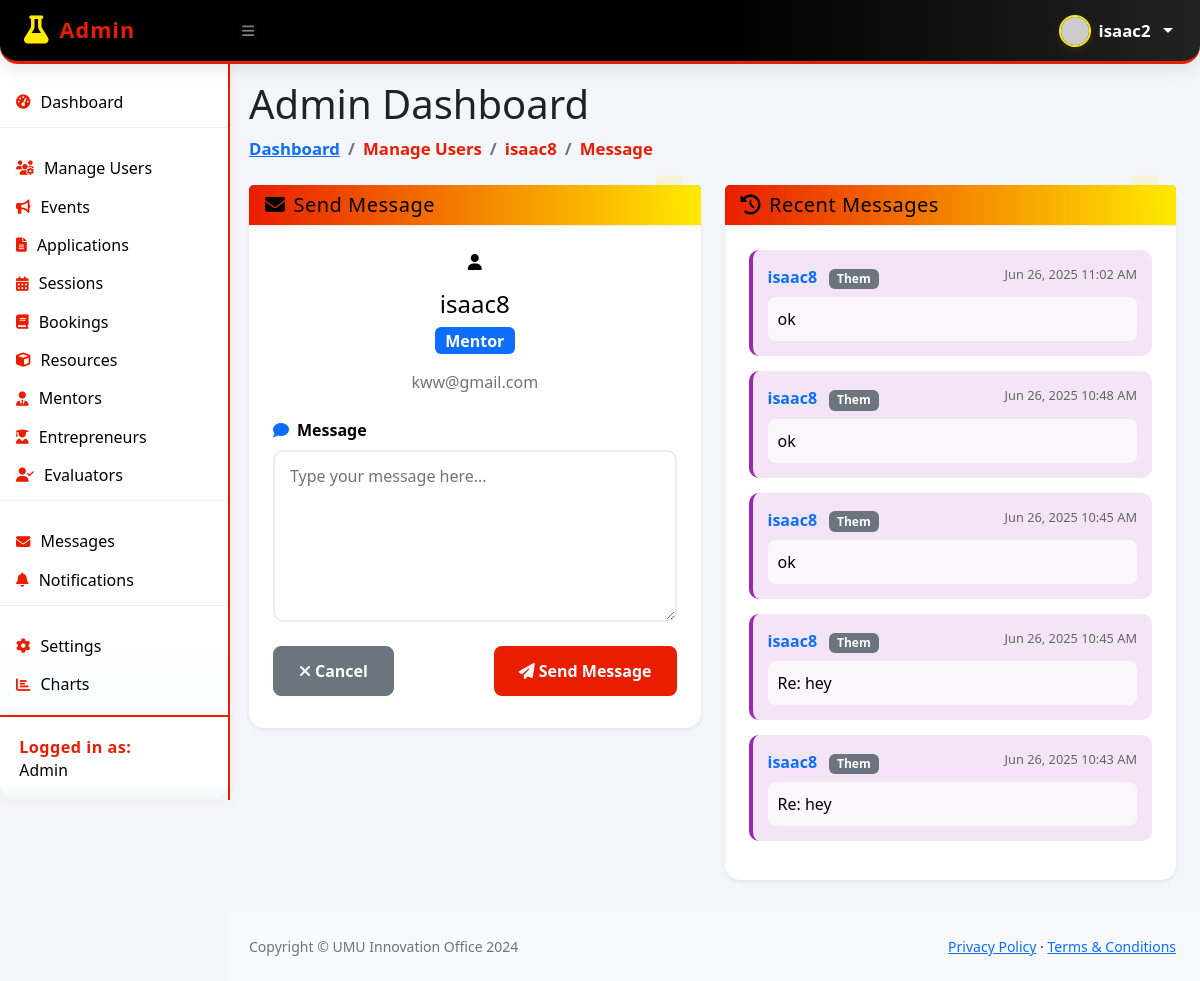
The app's page /message_user.php?id=7 (signed in), older data.
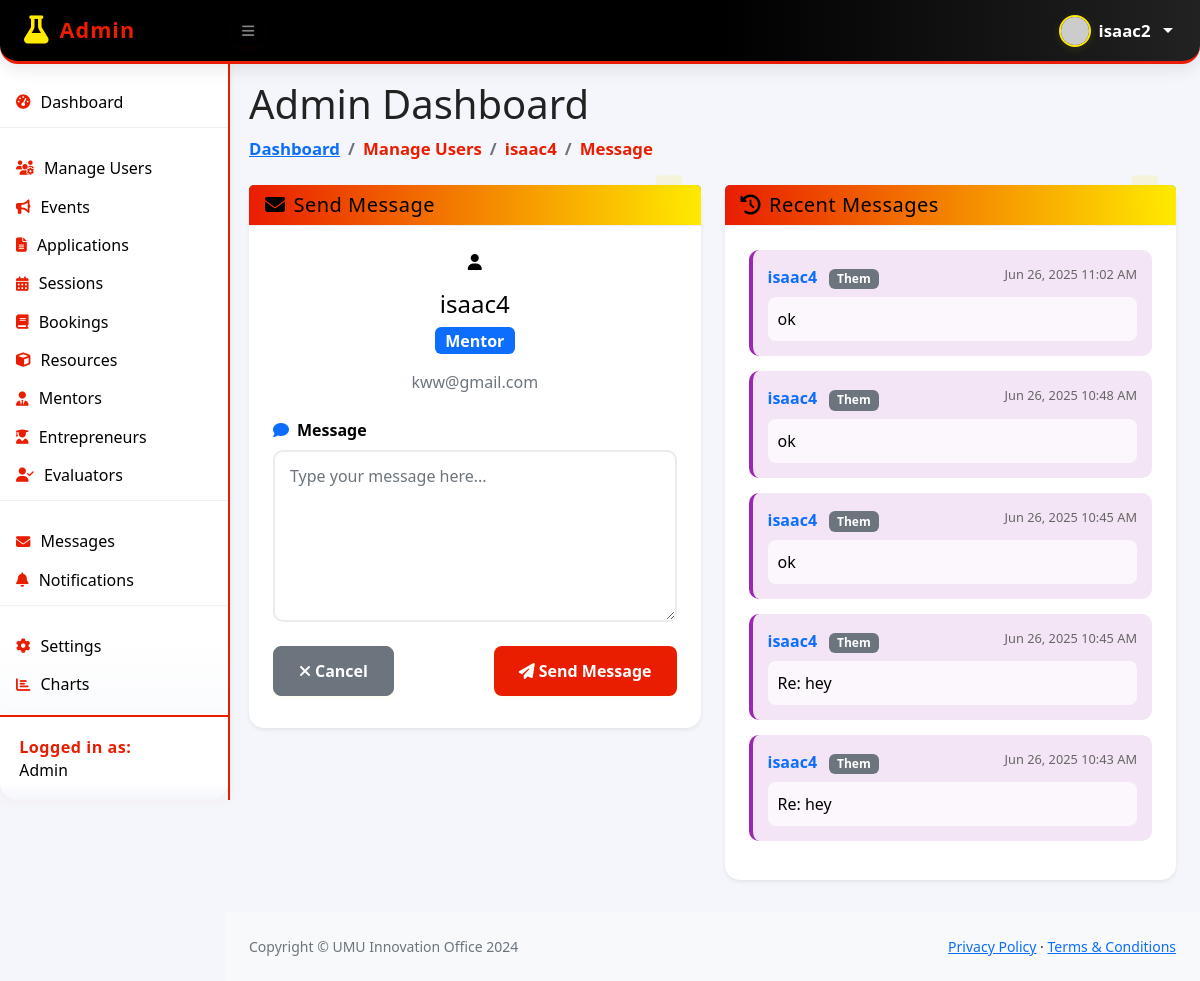
The same page, newer data.
### tables this page shows
CREATE TABLE `users` (
  `user_id` int(11) NOT NULL,
  `username` varchar(50) NOT NULL,
  `email` varchar(100) NOT NULL,
  `password` varchar(255) NOT NULL,
  `role` enum('admin','mentor','entrepreneur','evaluator') DEFAULT 'entrepreneur',
  `created_at` datetime DEFAULT current_timestamp(),
  `profile_picture` varchar(255) DEFAULT NULL
);

CREATE TABLE `messages` (
  `id` int(11) NOT NULL,
  `application_id` int(11) DEFAULT NULL,
  `sender_id` int(11) DEFAULT NULL,
  `recipient_id` int(11) DEFAULT NULL,
  `message` text DEFAULT NULL,
  `sent_at` timestamp NOT NULL DEFAULT current_timestamp(),
  `sender` varchar(255) DEFAULT NULL,
  `recipient` varchar(255) DEFAULT NULL
);

### message_user.php (the view, shortened to what the changed rows need)
<?php
require_once 'db.php';
$id = intval($_GET['id'] ?? 0);
$conn = new mysqli($host, $user, $password, $dbname);
$user = $conn->query("SELECT username, email, role FROM users WHERE user_id=$id")->fetch_assoc();
$recent_messages = $conn->query("
    SELECT m.*, u.username as sender_name
    FROM messages m
    JOIN users u ON m.sender_id = u.user_id
    WHERE (m.recipient_id = $id AND m.sender_id = " . $_SESSION['user_id'] . ")
       OR (m.sender_id = $id AND m.recipient_id = " . $_SESSION['user_id'] . ")
    ORDER BY m.sent_at DESC
    LIMIT 5
");
$breadcrumb_items = ['Manage Users', $user['username'], 'Message'];
?>
<div class="row">
    <div class="col-md-6 mb-4">
        <div class="card border-0 shadow-sm">
            <div class="card-body p-4">
                <div class="text-center mb-4">
                    <div class="user-avatar mb-3">
                        <i class="fas fa-user"></i>
                    </div>
                    <h4 class="mb-2"><?= htmlspecialchars($user['username']) ?></h4>
                    <span class="badge bg-primary fs-6 mb-3"><?= htmlspecialchars(ucfirst($user['role'])) ?></span>
                    <p class="text-muted mb-0"><?= htmlspecialchars($user['email']) ?></p>
                </div>
            </div>
        </div>
    </div>
    <div class="col-md-6 mb-4">
        <div class="card border-0 shadow-sm">
            <div class="card-body p-4">
                <?php if ($recent_messages && $recent_messages->num_rows > 0): ?>
                    <?php while($msg = $recent_messages->fetch_assoc()): ?>
                        <div class="message-item <?= $msg['sender_id'] == $_SESSION['user_id'] ? 'message-sent' : 'message-received' ?>">
                            <div class="d-flex justify-content-between align-items-start mb-2">
                                <div>
                                    <strong class="text-primary"><?= htmlspecialchars($msg['sender_name']) ?></strong>
                                    <span class="badge <?= $msg['sender_id'] == $_SESSION['user_id'] ? 'bg-primary' : 'bg-secondary' ?> ms-2">
                                        <?= $msg['sender_id'] == $_SESSION['user_id'] ? 'You' : 'Them' ?>
                                    </span>
                                </div>
                                <span class="message-time"><?= date('M j, Y g:i A', strtotime($msg['sent_at'])) ?></span>
                            </div>
                            <div class="message-content">
                                <?= nl2br(htmlspecialchars($msg['message'])) ?>
                            </div>
                        </div>
                    <?php endwhile; ?>
                <?php endif; ?>
            </div>
        </div>
    </div>
</div>
<?php
$page_content = ob_get_clean();
include 'dist/template_admin.php';
?>

### dist/template_admin.php (shortened to what the changed rows need)
<!DOCTYPE html>
<html lang="en">
<head>
    <link href="https://cdn.jsdelivr.net/npm/simple-datatables@7.1.2/dist/style.min.css" rel="stylesheet" />
    <link href="/system2/dist/css/styles.css" rel="stylesheet" />
    <link href="/system2/dist/css/admin-custom.css" rel="stylesheet" />
    <link rel="stylesheet" href="https://cdnjs.cloudflare.com/ajax/libs/font-awesome/6.3.0/css/all.min.css" />
</head>
<body class="sb-nav-fixed">
    <div id="layoutSidenav">
        <div id="layoutSidenav_content">
            <main>
                <div class="container-fluid px-4">
                    <h1 class="mt-4">Admin Dashboard</h1>
                    <ol class="breadcrumb mb-4">
                        <li class="breadcrumb-item"><a href="admin_dashboard.php">Dashboard</a></li>
                        <?php if (isset($breadcrumb_items)): ?>
                            <?php foreach ($breadcrumb_items as $item): ?>
                                <li class="breadcrumb-item"> <?= $item ?> </li>
                            <?php endforeach; ?>
                        <?php endif; ?>
                    </ol>
                    <?php if (isset($page_content)): ?>
                        <?= $page_content ?>
                    <?php endif; ?>
                </div>
            </main>
        </div>
    </div>
</body>
</html>

Row changes from the older to the newer data that the page shows:
changed users "Manage Users": username "isaac8" → "isaac4"
changed through a linked row, messages "Jun 26, 2025 11:02 AM": sender.username "isaac8" → "isaac4"
changed through a linked row, messages "Jun 26, 2025 10:48 AM": sender.username "isaac8" → "isaac4"
changed through a linked row, messages (number 3 of 5 on the later page): sender.username "isaac8" → "isaac4"
changed through a linked row, messages (number 4 of 5 on the later page): sender.username "isaac8" → "isaac4"
changed through a linked row, messages "Jun 26, 2025 10:43 AM": sender.username "isaac8" → "isaac4"
Text that changed along with them:
new list line: "isaac4"
list line gone: "isaac8"
